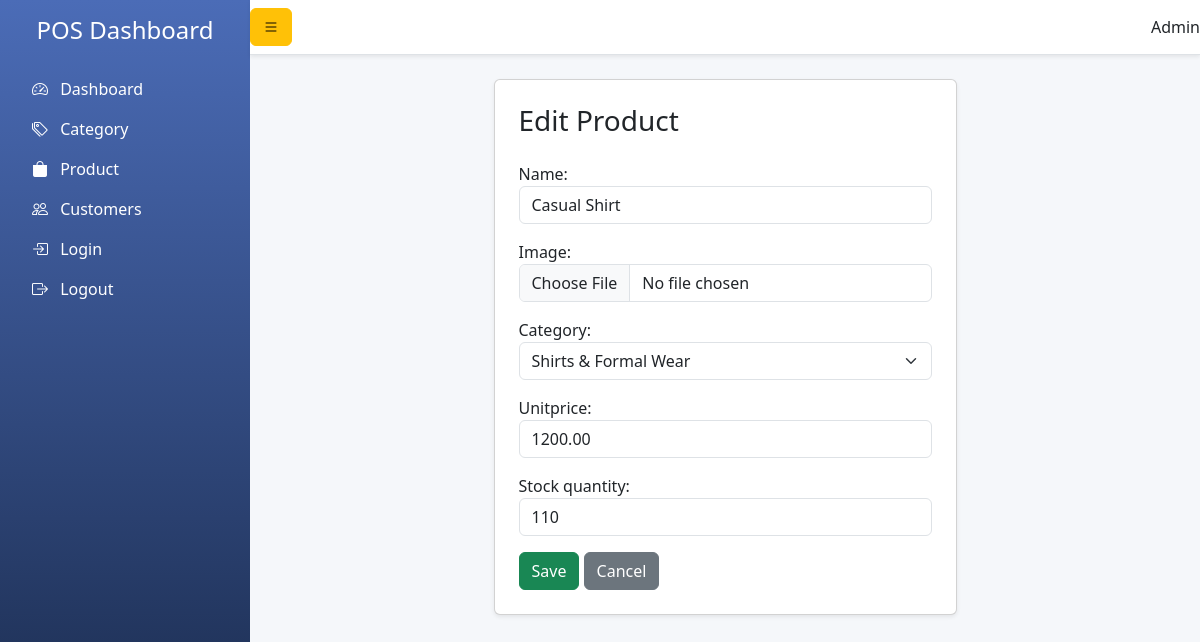
Before: /products/update/4/ (signed in) with the older database file.
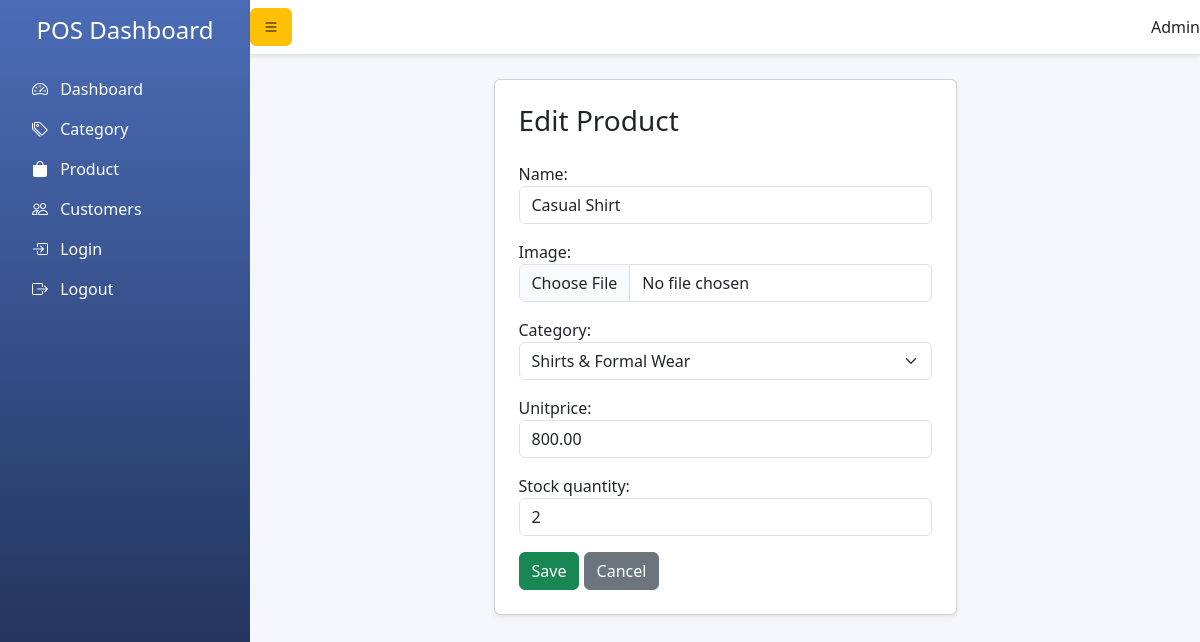
After: the same page with the newer database file.
### pos/models.py (models this page shows, shortened)
class Product(models.Model):
    name = models.CharField(max_length=150)
    image = models.ImageField(upload_to='products/', blank=True, null=True)
    category = models.ForeignKey(
        Category,
        on_delete=models.CASCADE,
        related_name='products'
    )
    unitprice = models.DecimalField(max_digits=10, decimal_places=2)
    stock_quantity = models.PositiveIntegerField(default=0)
    created_date = models.DateTimeField(auto_now_add=True)
    updated_date = models.DateTimeField(auto_now=True)
    created_by = models.ForeignKey(
        User,
        on_delete=models.SET_NULL,
        null=True,
        related_name='product_created_by'
    )
    updated_by = models.ForeignKey(
        User,
        on_delete=models.SET_NULL,
        null=True,
        related_name='product_updated_by'
    )
    class Meta:
        ordering = ['name']

class Category(models.Model):
    name = models.CharField(max_length=100, unique=True)
    created_date = models.DateTimeField(auto_now_add=True)
    updated_date = models.DateTimeField(auto_now=True)
    created_by = models.ForeignKey(
        User,
        on_delete=models.SET_NULL,
        null=True,
        related_name='category_created_by'
    )
    updated_by = models.ForeignKey(
        User,
        on_delete=models.SET_NULL,
        null=True,
        related_name='category_updated_by'
    )
    class Meta:
        verbose_name_plural = "Categories"
        ordering = ['name']
    def __str__(self):
        return self.name

### pos/views.py (the view)
# urls.py: path('products/update/<int:pk>/', views.product_update, name='product_update'),
@login_required
def product_update(request, pk):
    product = get_object_or_404(Product, pk=pk)
    if request.method == 'POST':
        form = ProductForm(request.POST, instance=product)
        if form.is_valid():
            product = form.save(commit=False)
            product.updated_by = request.user
            product.save()
            return redirect('product_list')
    else:
        form = ProductForm(instance=product)
    return render(request, 'pos/product_form.html', {'form': form, 'title': 'Edit Product'})

### pos/forms.py
class ProductForm(forms.ModelForm):
    class Meta:
        model = Product
        fields = ['name', 'image', 'category', 'unitprice', 'stock_quantity']
        widgets = {
            'name': forms.TextInput(attrs={
                'class': 'form-control',
                'placeholder': 'Enter product name'
            }),
            'image': forms.ClearableFileInput(attrs={
                'class': 'form-control'
            }),
            'category': forms.Select(attrs={
                'class': 'form-select'
            }),
            'unitprice': forms.NumberInput(attrs={
                'class': 'form-control',
                'placeholder': 'Enter unit price'
            }),
            'stock_quantity': forms.NumberInput(attrs={
                'class': 'form-control',
                'placeholder': 'Enter stock quantity'
            }),
        }

### pos/templates/pos/product_form.html (shortened to what this page needs)
{% extends 'pos/base.html' %}
{% block content %}
<div class="card p-4 shadow-sm w-50 mx-auto">
    <h3>{{ title }}</h3>
    <form method="post" class="mt-3" enctype="multipart/form-data">
        {{ form.as_p }}
        <button type="submit" class="btn btn-success">Save</button>
        <a href="{% url 'product_list' %}" class="btn btn-secondary">Cancel</a>
    </form>
</div>
{% endblock %}

Changed rows visible on the page:
changed Product "Shirts & Formal Wear": unitprice "1200.00" → "800.00"; stock_quantity "110" → "2"
